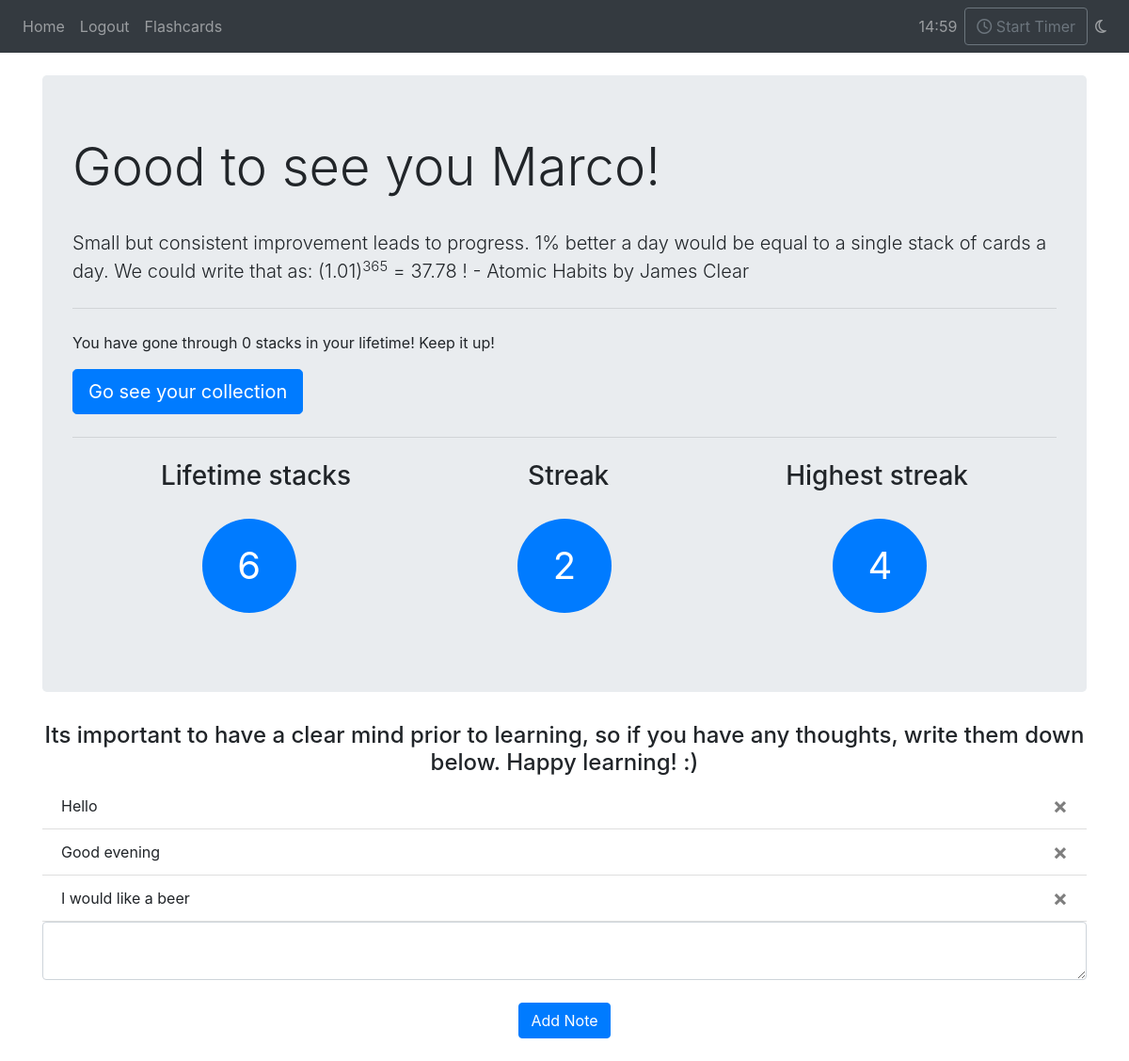
Before: / (signed in) with the older database file.
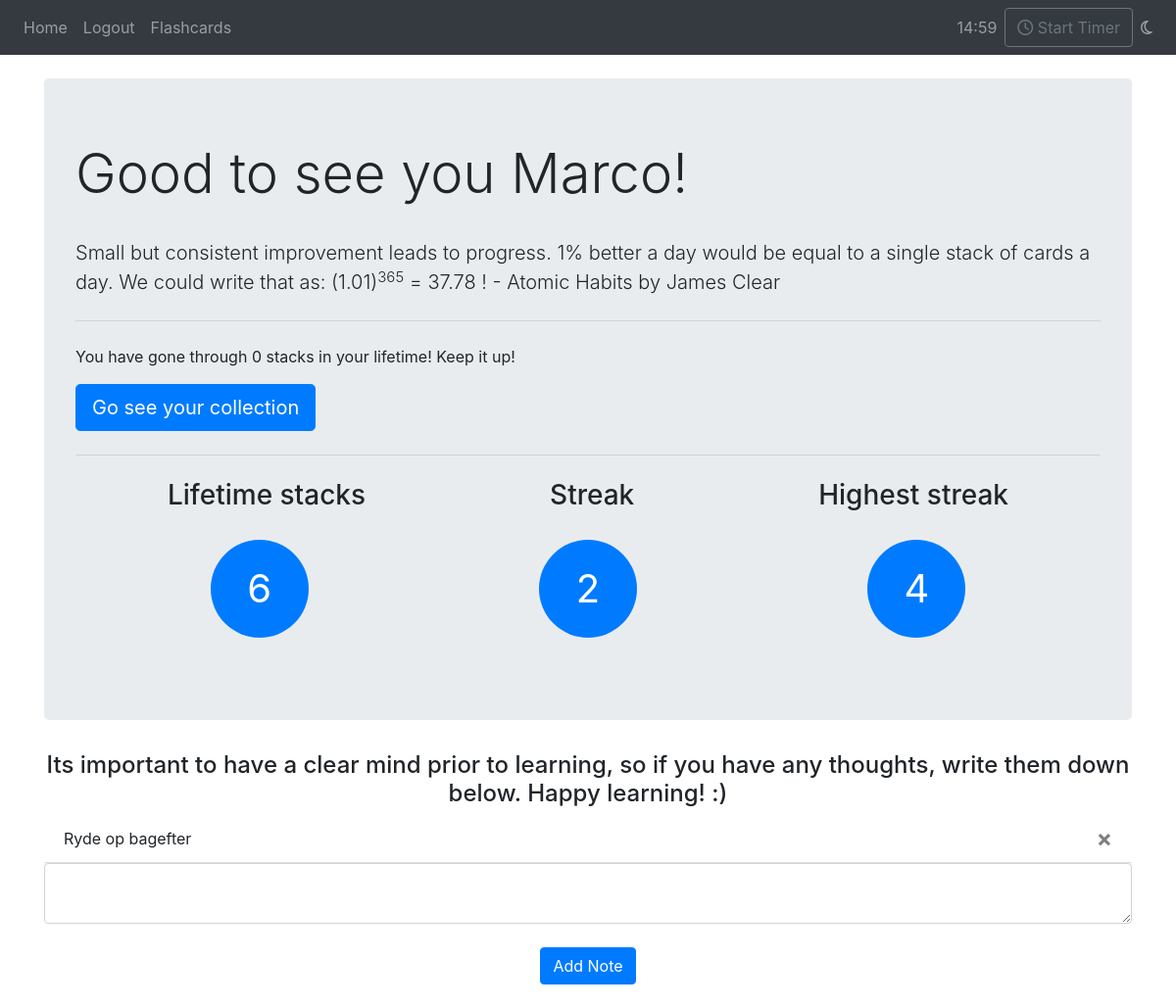
After: the same page with the newer database file.
### website/models.py (models this page shows)
class User(db.Model, UserMixin):
    id = db.Column(db.Integer, primary_key=True)
    email = db.Column(db.String(150), unique=True)
    password = db.Column(db.String(150))
    first_name = db.Column(db.String(150))
    notes = db.relationship("Note")
    flashcard_stacks = db.relationship("FlashcardStack", backref="user", lazy=True)
    counter = db.Column(db.Integer, default=1) # I dont use this anymore, dont know if its safe to delete
    info = db.relationship("UserInfo")

class Note(db.Model):
    id = db.Column(db.Integer, primary_key=True)
    data = db.Column(db.String(10000))
    date = db.Column(db.DateTime(timezone=True), default=func.now())
    user_id = db.Column(db.Integer, db.ForeignKey("user.id"))

### website/views.py (the view, shortened to what this page needs)
@views.route("/", methods=["GET", "POST"])
@login_required
def home():
    return render_template("home.html", user=current_user)

### website/__init__.py (called while the page is built)
def create_app():
    app = Flask(__name__)
    app.config["SECRET_KEY"] = "hafswasd"
    app.config["SQLALCHEMY_DATABASE_URI"] = f"sqlite:///{DB_NAME}"
    db.init_app(app)
    from .views import views
    from .auth import auth
    app.register_blueprint(views, url_prefix="/")
    app.register_blueprint(auth, url_prefix="/")
    from .models import User, Note
    create_database(app)
    login_manager = LoginManager()
    login_manager.login_view = "auth.login"
    login_manager.init_app(app)
    @login_manager.user_loader
    def load_user(id):
        return User.query.get(int(id))
    return app

### website/templates/home.html (shortened to what this page needs)
{% extends "base.html" %} {% block title %}Home{% endblock %} {% block content
%}
<br />
<div class="jumbotron">
  <h1 class="display-4">Good to see you {{ user.first_name }}!</h1>
  <br />
  <p class="lead">
    Small but consistent improvement leads to progress. 1% better a day would be
    equal to a single stack of cards a day. We could write that as: (1.01)<sup
      >365</sup
    >
    = 37.78 ! - Atomic Habits by James Clear
  </p>
  <hr class="my-4" />
  <p>
    You have gone through {{ user.counter }} stacks in your lifetime! Keep it
    up!
  </p>
  <p class="lead">
    <a class="btn btn-primary btn-lg" href="flashcards" role="button"
      >Go see your collection</a
    >
  </p>
  <hr class="my-4" />
  <div class="text-container">
    <h3>Lifetime stacks</h3>
    <h3>Streak</h3>
    <h3>Highest streak</h3>
  </div>
  <div class="button-container">
    <button type="button" class="btn btn-primary">6</button>
    <button type="button" class="btn btn-primary">2</button>
    <button type="button" class="btn btn-primary">4</button>
  </div>
</div>
<h4 align="center">
  Its important to have a clear mind prior to learning, so if you have any
  thoughts, write them down below. Happy learning! :)
</h4>
<ul class="list-group list-group-flush" id="notes">
  {% for note in user.notes %}
  <li class="list-group-item">
    {{ note.data }}
    <button type="button" class="close" onClick="deleteNote({{ note.id }})">
      <span aria-hidden="true">&times;</span>
    </button>
  </li>
  {% endfor %}
</ul>
<form method="POST">
  <textarea name="note" id="note" class="form-control"></textarea>
  <br />
  <div align="center">
    <button type="submit" class="btn btn-primary">Add Note</button>
  </div>
</form>
<br />
{% endblock %}

### website/templates/base.html (shortened to what this page needs)
<!DOCTYPE html>
<html>
  <head>
    <link
      rel="stylesheet"
      href="https://stackpath.bootstrapcdn.com/bootstrap/4.4.1/css/bootstrap.min.css"
    />
    <link
      rel="stylesheet"
      href="https://stackpath.bootstrapcdn.com/font-awesome/4.7.0/css/font-awesome.min.css"
    />
  </head>
  <body>
    <nav class="navbar navbar-expand-lg navbar-dark bg-dark">
      <div class="collapse navbar-collapse" id="navbar">
        <div class="navbar-nav">
          {% if user.is_authenticated %}
          <a class="nav-item nav-link" id="home" href="/">Home</a>
          <a class="nav-item nav-link" id="logout" href="/logout">Logout</a>
          <a class="nav-item nav-link" id="flashcards" href="/flashcards"
            >Flashcards</a
          >
          {% else %}
          <a class="nav-item nav-link" id="signup" href="/sign-up">Sign Up</a>
          <a class="nav-item nav-link" id="login" href="/login">Login</a>
          {% endif %}
        </div>
        <div class="navbar-nav ml-auto">
          <div id="timer" class="nav-item nav-link">15:00</div>
          <button class="btn btn-outline-secondary" id="startTimerButton">
            <i class="fa fa-clock-o" aria-hidden="true"></i> Start Timer
          </button>
          <a class="nav-item nav-link" href="#" id="toggleDarkMode"
            ><i class="fa fa-moon-o" aria-hidden="true"></i
          ></a>
        </div>
      </div>
    </nav>
    <div class="container">{% block content %} {% endblock %}</div>
  </body>
</html>

### website/templates/base.html (style rules this page uses)
:root { --bg-dark: #50596c; --bg-darker: #5f6469; --bg-darkest: #343a40; --bg-answer: #333; --text-light: #d3d3d3; --border-color: #707070; }

### website/templates/home.html (style rules this page uses)
.text-container { display: flex; justify-content: space-around; }
.button-container { display: flex; justify-content: space-around; padding: 20px; }
.button-container .btn { display: flex; align-items: center; justify-content: center; position: relative; padding: 10px 20px; width: 100px; height: 100px; color: white; background-color: #007bff; border: none; border-radius: 50%; cursor: pointer; font-size: 40px; }

Changed rows visible on the page:
removed Note: data "Hello"
removed Note: data "Good evening"
removed Note: data "I would like a beer"
added Note: data "Ryde op bagefter"
